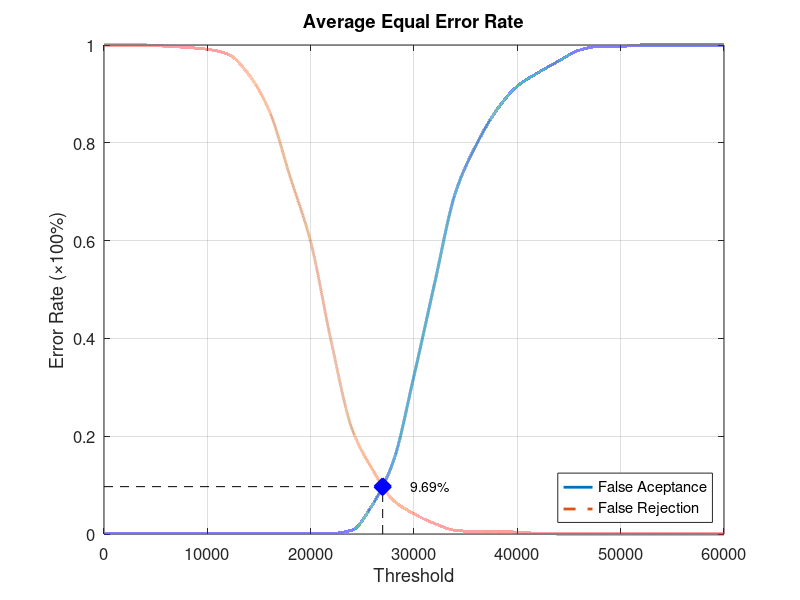
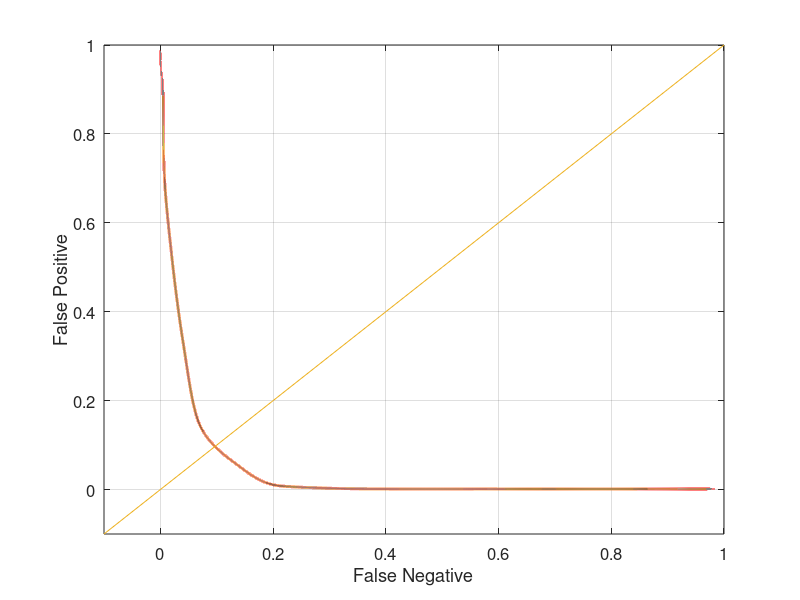

MATLAB code for these plots, in order:
function yEER = Experiment2Average
close all;
clear;
clc;
x = 0:2000:60000;
xq = 0:0.5:60000;

y0 = [0 0.00131579 0.00131579 0.00131579 0.00131579 0.00131579 0.00131579 0.00131579 0.00131579 0.00131579 0.00131579 0.00131579 0.00789474 0.0605263 0.148684 0.323684 0.513158 0.697368 0.794737 0.867105 0.915789 0.943421 0.967105 0.989474 0.997368 0.997368 1 1 1 1 1];
yy0 = interp1(x, y0, xq, 'pchip');
y1 = [1 1 1 0.9975 0.995 0.99125 0.98125 0.94 0.865 0.73125 0.5975 0.3925 0.215 0.13125 0.06875 0.04125 0.02125 0.0075 0.005 0.005 0.00375 0.00125 0 0 0 0 0 0 0 0 0];
yy1 = interp1(x, y1, xq, 'pchip');

% Calculating EER: 
y2 = abs(y0 - y1);
find(y2 == min(y2))
yy2 = abs(yy0 - yy1);
xEER = find(yy2 == min(yy2));
xEERIndex = xq(xEER) % X-axis EER
yEER = yy0(xEER) % Y-axis EER

main = figure
plot(xq, yy0,'-','LineWidth', 2);	hold on
plot(xq, yy1,'--','LineWidth', 2);	hold on
plot([xEERIndex xEERIndex], [0 yEER], 'k--');	hold on
plot([0 xEERIndex], [yEER yEER], 'k--');	hold on
plot(xEERIndex, yEER, 'bx', 'LineWidth', 10);	hold on
text(xEERIndex + 10 * xEERIndex / 100, yEER, [num2str(round((10000 * yEER)) / 100) '%'])
legend('False Aceptance', 'False Rejection', 'Location', 'SouthEast')
xlabel('Threshold')
ylabel('Error Rate (\times100%)')
title('Average Equal Error Rate')
set(gca, 'FontSize', 12)
axis([0 60000 0 1])
grid on

print(main, 'Experiment2AverageMain', '-dpng');
FNRxFPR = figure('Color', [1 1 1]);
plot(yy1, yy0, '-', yy1, yy0, 'LineWidth', 2);
hold on
y = -0.1:0.1:1
plot(y, y); 
set(gca, 'FontSize', 12)
xlabel('False Negative')
ylabel('False Positive')
axis([-0.1 1 -0.1 1])
set(gca, 'FontSize', 12)
grid on

print(FNRxFPR, 'Experiment2AverageFNRxFPR','-dpng');
end
